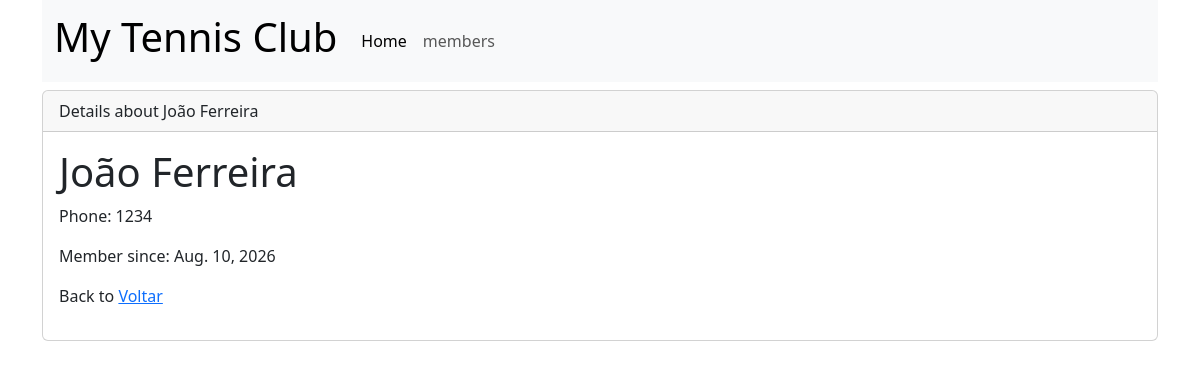
Before: /members/details/2 with the older database file.
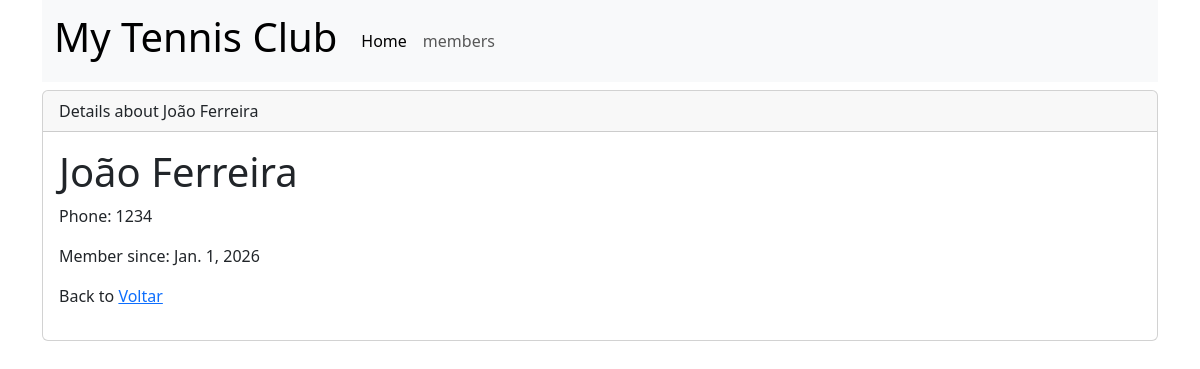
After: the same page with the newer database file.
### members/models.py (models this page shows, shortened)
class Member(models.Model):
    firstname = models.CharField(max_length=255)
    lastname = models.CharField(max_length=255)
    phone = models.IntegerField(null=True)
    joined_date = models.DateField(null=True)

### members/views.py (the view)
# urls.py: path('members/details/<int:id>', views.details, name='details'),
def details(request, id):
    mymember = Member.objects.get(id=id)
    template = loader.get_template('details.html')
    context = {
        'mymember': mymember
    }
    return HttpResponse(template.render(context, request))

### members/templates/details.html (shortened to what this page needs)
{% extends "master.html" %}
{% block content %}
<div class="card mt-2">
    <div class="card-header">
        Details about {{ mymember.firstname}} {{ mymember.lastname}}
    </div>
    <div class="card-body">
        <h1>{{mymember.firstname}} {{mymember.lastname}}</h1>
        <p>Phone: {{mymember.phone}}</p>
        <p>Member since: {{mymember.joined_date}}</p>
        <p>Back to <a href="/members">Voltar</a></p>
    </div>
</div>
{% endblock %}>

Changed rows visible on the page:
changed Member "João": joined_date "Aug. 10, 2026" → "Jan. 1, 2026"
